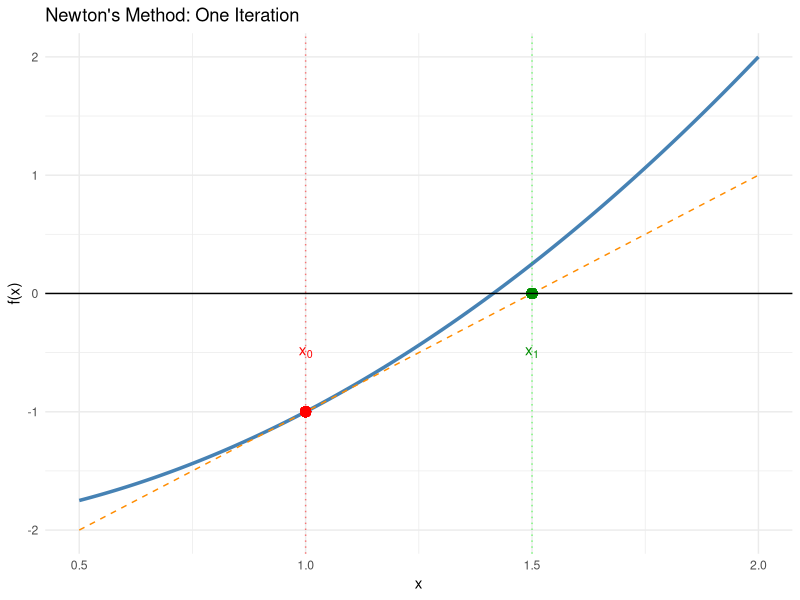
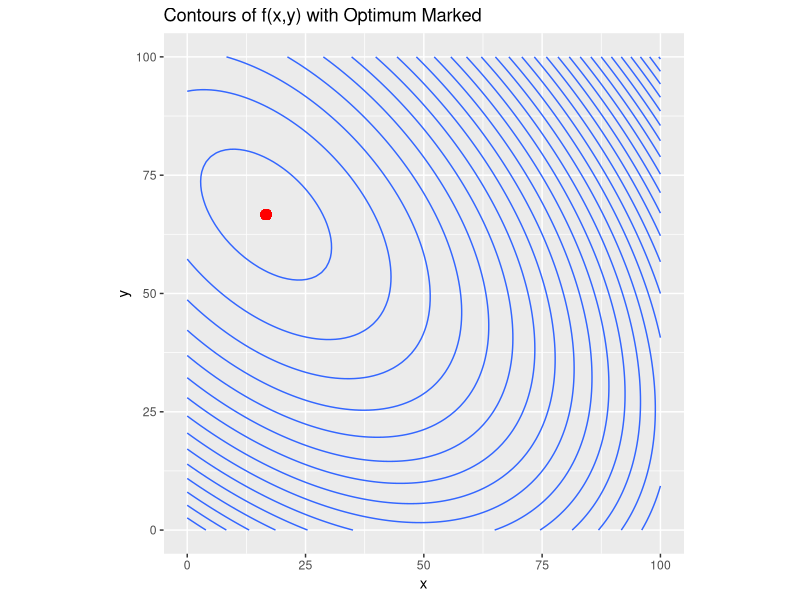
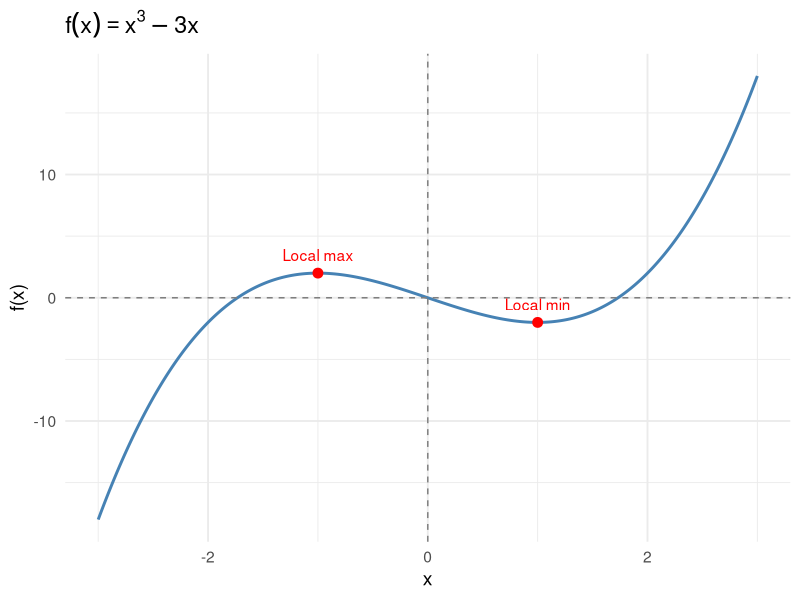
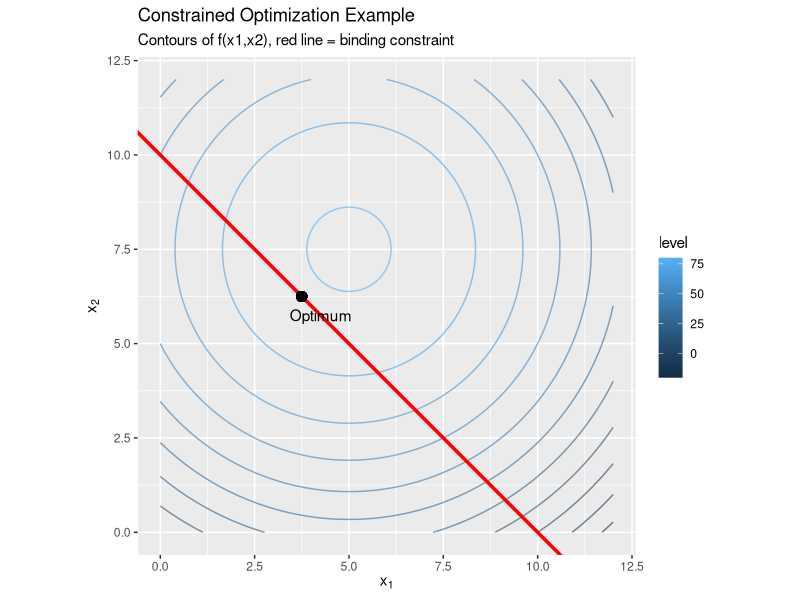
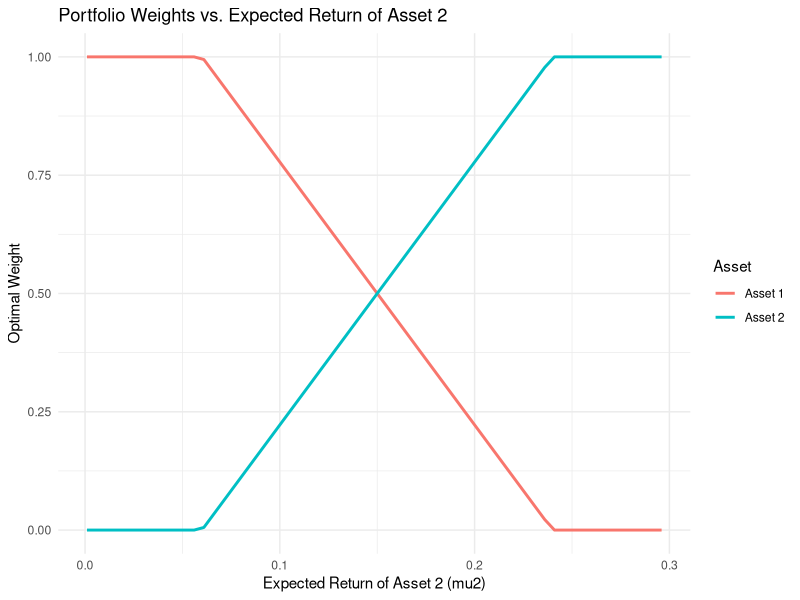
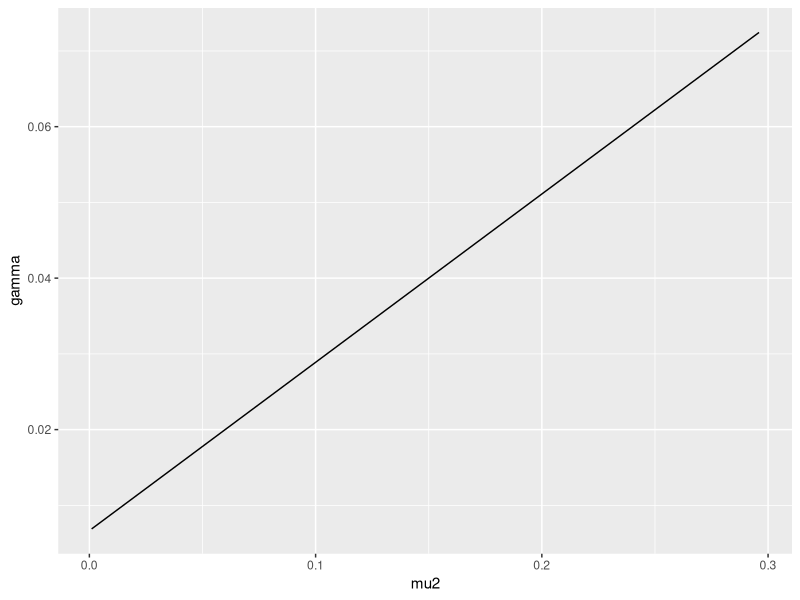

Write R code to recreate these figures, in order.
## ---- chunk 1
library(ggplot2)

# Define the function and its derivative
f <- function(x) x^2 - 2
f_prime <- function(x) 2 * x

# Choose initial guess
x0 <- 1.0
x1 <- x0 - f(x0) / f_prime(x0)  # first Newton update

# Build tangent line at x0
tangent <- function(x) f(x0) + f_prime(x0) * (x - x0)

# Create data for plotting
x_vals <- seq(0.5, 2, length.out = 300)
plot_df <- data.frame(x = x_vals, fx = f(x_vals), tangent = tangent(x_vals))

# Plot function and tangent
ggplot(plot_df, aes(x = x)) +
  geom_line(aes(y = fx), color = "steelblue", size = 1.2) +
  geom_line(aes(y = tangent), color = "darkorange", linetype = "dashed") +
  geom_vline(xintercept = x0, linetype = "dotted",color = "red",alpha=.5) +
  geom_vline(xintercept = x1, linetype = "dotted", color = "green",alpha=.5) +
  geom_point(aes(x = x0, y = f(x0)), color = "red", size = 3) +
  geom_point(aes(x = x1, y = 0), color = "green4", size = 3) +
  geom_hline(yintercept = 0, linetype = "solid") +
  annotate("text", x = x0, y = f(x0) + 0.5, label = "x[0]", parse = TRUE, color = "red") +
  annotate("text", x = x1, y = -0.5, label = "x[1]", parse = TRUE, color = "green4") +
  labs(
    title = "Newton's Method: One Iteration",
    y = "f(x)",
    x = "x"
  ) +
  theme_minimal()

## ---- chunk 2
#| echo: false
#| message: false
#| warning: false
library(ggplot2)
library(dplyr)

f <- function(x,y) 100*x + 150*y - x^2 - y^2 - x*y

# Create grid
x <- seq(0,100, length.out=100)
y <- seq(0,100, length.out=100)
grid <- expand.grid(x=x,y=y) %>%
  mutate(z=f(x,y))

# Contour plot
ggplot(grid, aes(x=x,y=y,z=z)) +
  geom_contour(bins=30,show.legend = F) +
  geom_point(aes(x=50/3,y=66.67),color="red",size=3) +
  labs(title="Contours of f(x,y) with Optimum Marked",
       x="x", y="y") +
  coord_equal()

## ---- chunk 3
#| echo: false
#| message: false
#| warning: false

library(ggplot2)
library(dplyr)

# Define function
f <- function(x) x^3 - 3*x

# Create data grid
df <- data.frame(x = seq(-3, 3, length.out = 400)) %>%
  mutate(y = f(x))

# Critical points
crit_points <- data.frame(
  x = c(-1, 1),
  y = f(c(-1, 1)),
  label = c("Local max", "Local min")
)

# Plot
ggplot(df, aes(x, y)) +
  geom_line(color = "steelblue", linewidth = 1) +
  geom_hline(yintercept = 0, color = "grey50", linetype = "dashed") +
  geom_vline(xintercept = 0, color = "grey50", linetype = "dashed") +
  geom_point(data = crit_points, aes(x, y), color = "red", size = 3) +
  geom_text(data = crit_points, aes(label = label), vjust = -1, color = "red") +
  labs(
    title = expression(f(x) == x^3 - 3*x),
    x = "x",
    y = "f(x)"
  ) +
  theme_minimal(base_size = 14)
## ---- chunk 4
#| echo: false

# Load packages
library(ggplot2)

# Objective function
f <- function(x1, x2) {
  10*x1 + 15*x2 - (x1^2 + x2^2)
}

# Constraint: g(x) = x1 + x2 - 10 <= 0
g <- function(x1, x2) x1 + x2 - 10

# Compute gradient and Hessian of f
grad_f <- function(x) {
  c(10 - 2*x[1], 15 - 2*x[2])
}

hess_f <- function(x) {
  matrix(c(-2, 0,
           0, -2), nrow=2)
}

# Solve via KKT (analytical in this case)
# Stationarity: grad_f(x) - lambda * grad_g = 0
# grad_g = (1,1)
# -> 10 - 2x1 - lambda = 0
# -> 15 - 2x2 - lambda = 0
# -> constraint binds: x1 + x2 = 10

# From first two equations:
# 2x1 = 10 - lambda
# 2x2 = 15 - lambda
# Add: 2(x1+x2) = 25 - 2lambda
# 20 = 25 - 2lambda => lambda = 2.5
# x1 = (10 - 2.5)/2 = 3.75
# x2 = (15 - 2.5)/2 = 6.25

x_star <- c(3.75, 6.25)
lambda <- 2.5

# Bordered Hessian
grad_g <- matrix(c(1,1), nrow=1)
hess_L <- hess_f(x_star) # constraint is linear, so g''=0
H_b <- rbind(
  cbind(0, grad_g),
  cbind(t(grad_g), hess_L)
)

H_b
det(H_b[1:2,1:2])
det(H_b)

# -------- Visualization --------
# Create grid for plotting
x1 <- seq(0, 12, length=100)
x2 <- seq(0, 12, length=100)
grid <- expand.grid(x1=x1, x2=x2)
grid$z <- with(grid, f(x1,x2))

# Feasible region: x1+x2 <= 10
grid$feasible <- with(grid, x1+x2 <= 10)

# Plot contours of f and the feasible set
ggplot(grid, aes(x=x1, y=x2, z=z)) +
  geom_contour(aes(color=after_stat(level)), alpha=0.6) +
  geom_abline(intercept=10, slope=-1, color="red", size=1.2) +
  geom_point(aes(x=x_star[1], y=x_star[2]), color="black", size=3) +
  annotate("text", x=x_star[1]+0.5, y=x_star[2]-.5, label="Optimum") +
  labs(title="Constrained Optimization Example",
       subtitle="Contours of f(x1,x2), red line = binding constraint",
       x=expression(x[1]), y=expression(x[2])) +
  coord_equal()

## ---- chunk 5
library(ggplot2)

# Parameters
mu1 <- 0.10
Omega <- matrix(c(0.04,0.02,
                  0.02,0.09), 2, 2)
lambda <- 2

# Function: returns weights and gamma
project_nn <- function(mu, Omega, lambda){
  OmegaInv <- solve(Omega); one <- rep(1, length(mu))
  gamma <- as.numeric((t(one)%*%OmegaInv%*%mu - lambda) /
                      (t(one)%*%OmegaInv%*%one))
  x <- as.numeric((1/lambda) * OmegaInv %*% (mu - gamma*one))
  
  # enforce nonnegativity
  if(all(x >= -1e-10)) {
    return(list(x = pmax(x,0)/sum(pmax(x,0)), gamma = gamma))
  }
  if(x[1] < 0) return(list(x = c(0,1), gamma = gamma))
  if(x[2] < 0) return(list(x = c(1,0), gamma = gamma))
  list(x = pmax(x,0)/sum(pmax(x,0)), gamma = gamma)
}

# Sweep mu2
mu2_vals <- seq(0.001, 0.3, by=0.005)
results <- lapply(mu2_vals, function(m2) project_nn(c(mu1,m2), Omega, lambda))

weights <- t(sapply(results, function(r) r$x))
gammas  <- sapply(results, function(r) r$gamma)

df <- data.frame(mu2 = mu2_vals,
                 x1 = weights[,1],
                 x2 = weights[,2],
                 gamma = gammas)

# For teaching: take gamma at baseline mu2 = 0.15
gamma_ref <- df$gamma[10]

# Plot weights vs mu2 with vertical line at gamma
ggplot(df, aes(x=mu2)) +
  geom_line(aes(y=x1, color="Asset 1"), size=1) +
  geom_line(aes(y=x2, color="Asset 2"), size=1) +
  # geom_vline(xintercept = gamma_ref, linetype="dashed") +
  # annotate("text", x=gamma_ref, y=1.05,
  #          label=paste0("gamma = ", round(gamma_ref,3)),
  #          hjust=-0.1, vjust=0, angle=90) +
  labs(title="Portfolio Weights vs. Expected Return of Asset 2",
       x="Expected Return of Asset 2 (mu2)", y="Optimal Weight",
       color="Asset") +
  theme_minimal()

df |>
  ggplot(aes(x=mu2,y=gamma)) +
  geom_line()

